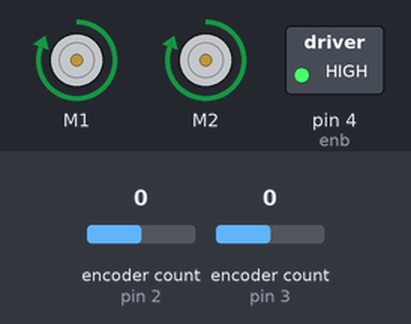
This sketch was run on a simulated Arduino Uno, built with avr-gcc and run on an emulated ATmega328P. Shown: 2 × DC motor (green arrow = forward, orange = backward, longer = faster), switched loads named in the sketch (green lamp = pin HIGH). The test bench sets the inputs (shaded band); at power-on: encoder count (sensors on pin 2, pin 3) 0. What the sketch prints to the serial monitor is not drawn.

Above: at 0.1 s.
Timing chart, 0 to 1.6 s (numbered marks = the images above):
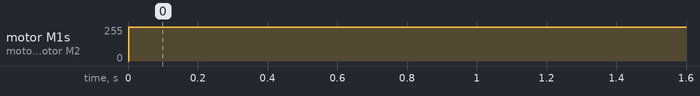

Measured:
- by itself, motor M1, motor M2: stopped → forward 255/255 at 0.00 s

The sketch:

DemoArduinoCodeV1.ino
```cpp
//Include Libararies
#include <Encoder.h>
#include <DualMC33926MotorShield.h>
#include <Wire.h>

//Constants and Shield Init.
#define ARD_ADDR 8 //Computer vision
DualMC33926MotorShield md;
Encoder motor1Enc(3,6);
Encoder motor2Enc(2,5);

//Time Related Variables
unsigned long desired_Ts_ms = 25;  //time between display
unsigned long last_time_ms;
unsigned long start_time_ms;
double current_time;

//Communication Variables
volatile uint8_t offset = 0;            //variables to interface with rasberry pi
volatile uint8_t instruction[32] = {0};
volatile uint8_t msgLength = 0;

//Control and State Variables
double batteryVoltage = 7.8;
double linPosError = 0;
double linVelError = 0;
double linPosIntegral = 0;
double linVelIntegral = 0;
double rotPosError = 0;
double rotVelError = 0;
double rotPosIntegral = 0;
double rotVelIntegral = 0;

uint8_t input = 0;     //rasberry pi inputs
uint8_t lastInput = 0;
uint8_t activeChange = 0;

double LM1meters = 0;  // encoder positions
double RM2meters = 0;
double oldLMmeters = 0;
double oldRMmeters = 0;

double avgMeters = 0;   //these variables are inputs/outputs for the controllers
double avgVelocity = 0;
double oldAvgMeters = 0;
double avgRotPos = 0;
double avgRotVel = 0;
double oldAvgRotPos = 0;
double LMvelocity = 0;
double RMvelocity = 0;


double desiredVel = 0;
double desiredPos = 2;   // set distance robot should travel
double desiredRotPos = 0;  // set rotation angle in rads
double desiredRotVel = 0;

double voltageLin = 0;
double voltageRot = 0;

//End of Variables

//Functions for PID Motor Control
double PIDlinPos (double actual, double desired) {  //use for all control

  linPosError = desired - actual;  //error

  linPosIntegral += (linPosError * (float)desired_Ts_ms /1000);

  return(1.036 * linPosError + 0.009467 * linPosIntegral);

}

double PIDlinVel (double actual, double desired) {  //use for all control

  linVelError = desired - actual;  //error

  linVelIntegral += (linVelError * (float)desired_Ts_ms /1000);

  return(16.93 * linVelError + 0 * linVelIntegral);

}

double PIDrotVel (double actual, double desired) {  //use for all control

  rotVelError = desired - actual;  //error

  rotVelIntegral += (rotVelError * (float)desired_Ts_ms /1000);

  return(3.5 * rotVelError + 13.7 * rotVelIntegral);

}
double PIDrotPos (double actual, double desired) {  //use for all control

  rotPosError = desired - actual;  //error

  rotPosIntegral += (rotPosError * (float)desired_Ts_ms /1000);

  return(.3 * rotPosError + .001 * rotPosIntegral);

}

//End of Motor Control Functions

//Function to control Motor
void MotorControl (double voltagePos, double voltageRot){   // apply voltage to motor

  double voltage[2] = {((voltagePos + voltageRot)/2), ((voltagePos - voltageRot)/2)};

  int pwm[2] = {(400*(voltage[0])/batteryVoltage), (400*(voltage[1])/batteryVoltage)}; // calculate the pwm for each motor

  if(pwm[0] <= 400 and pwm[0] >= -400){
    pwm[0] = 400*(voltage[0])/batteryVoltage;
  }else if(pwm[0] > 400){
    pwm[0] = 400;
  }else{
    pwm[0] = -400;
  }

  if(pwm[1] <= 400 and pwm[1] >= -400){
    pwm[1] = 400*(voltage[1])/batteryVoltage;
  }else if(pwm[1] > 400){
    pwm[1] = 400;
  }else{
    pwm[1] = -400;
  }


  md.setM1Speed(pwm[0]);
  md.setM2Speed(pwm[1]);

  // Serial.print(pwm[1]);
  // Serial.print("\t");
  // Serial.println(pwm[0]);

}

void setup() {
  Serial.begin(115200);
  md.init();

  Wire.begin(ARD_ADDR);   //intialize interface
  Wire.onReceive(receive);


  pinMode(4, OUTPUT);  //enb
  digitalWrite(4, HIGH);


  last_time_ms = millis(); // set up sample time variable
  start_time_ms = last_time_ms;


}

void loop() {

  current_time = (double)(last_time_ms - start_time_ms) / 1000;
  LM1meters = -(double)motor1Enc.read()/4 * 0.0079 * .075;
  RM2meters = (double)motor2Enc.read()/4 * 0.0079 * .075;

  // Serial.print(LM1meters);
  // Serial.print("\t");
  // Serial.println(RM2meters);

  // These equations help implement velocity and position through each motor.

  LMvelocity = (LM1meters - oldLMmeters) / ((double)desired_Ts_ms/1000);
  RMvelocity = (RM2meters - oldRMmeters) / ((double)desired_Ts_ms/1000);
  avgMeters = (RM2meters + LM1meters)/2;
  avgVelocity = (RMvelocity + LMvelocity)/2;
  avgRotPos = (LM1meters - RM2meters)/.386;
  avgRotVel = (LMvelocity - RMvelocity)/.386;
  oldAvgMeters = avgMeters;
  oldAvgRotPos = avgRotPos;
  oldLMmeters = LM1meters;
  oldRMmeters = RM2meters;

  desiredVel = PIDlinPos(avgMeters, desiredPos); // implement the PID controllers
  voltageLin = PIDlinVel(avgVelocity, desiredVel);
  desiredRotVel = PIDrotPos(avgRotPos, desiredRotPos); //set desired rotational position to make the robot turn 360 degrees fully
  voltageRot = PIDrotVel(avgRotVel, desiredRotVel);

  MotorControl(voltageLin, voltageRot);

  Serial.print("Rotational:"); // print important values for rotation
  Serial.print("\t");
  Serial.print(current_time);
  Serial.print("\t");
  Serial.print(voltageRot, 3);   //h
  Serial.print("\t");
  Serial.print(avgRotVel,  3);
  Serial.print("\t");
  Serial.println(rotPosError,  3);

  //Serial.print("Linear:");  // print important values for linear
  //Serial.print("\t");
  //Serial.print(current_time);
  //Serial.print("\t");
  //Serial.print(voltageLin, 3);   //h
  //Serial.print("\t");
  //Serial.print(avgRotPos,  3);
  //Serial.print("\t");
  //Serial.println(linPosError,  3);

  while (millis()<last_time_ms + desired_Ts_ms) {
    //wait until desired time passes to go top of the loop
  }

  last_time_ms = millis();

}

// printReceived helps us see what data we are getting from the leader
void printReceived() {
// Print on serial console
Serial.print("Offset received: ");
Serial.println(offset);
Serial.print("Message Length: ");
Serial.println(msgLength);
Serial.print("Instruction received: ");
for (int i=0;i<msgLength;i++) {
Serial.print(String(instruction[i])+"\t");
}
Serial.println("");
}
// function called when an I2C interrupt event happens
void receive() {
// Set the offset, this will always be the first byte.
offset = Wire.read();
// If there is information after the offset, it is telling us more about the command.
while (Wire.available()) {
instruction[msgLength] = Wire.read();
msgLength++;
}
}
```
